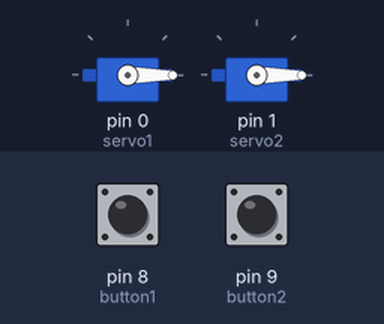
Bench run of a sketch on a simulated Arduino Uno, built with avr-gcc and run on an emulated ATmega328P. On the bench: 2 × servo. The test bench sets the inputs (shaded band); at power-on: pin 8 (button1) HIGH, pin 9 (button2) HIGH.

Above: at 1.2 s.
1.3 s: pin 8 (button1) pulled LOW for 0.15 s
At 1.37 s:
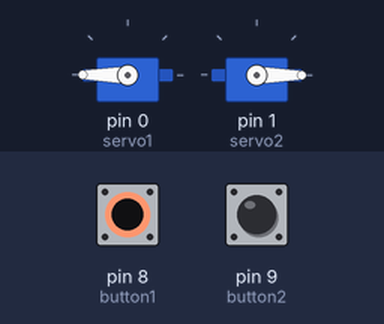
2.9 s: pin 9 (button2) pulled LOW for 0.15 s
At 2.97 s:
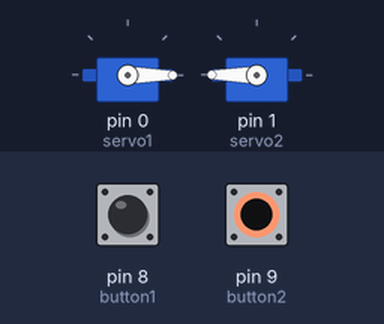
4.5 s: pin 9 (button2) pulled LOW for 3.2 s
At 8.9 s:
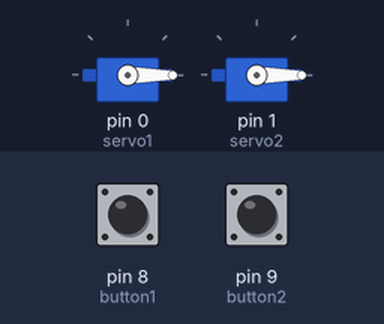
9.2 s: pin 8 (button1) pulled LOW for 3.2 s
At 10.0 s:
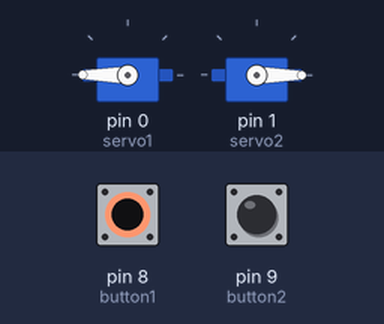
13.9 s: pin 8 (button1) driven LOW and pin 9 (button2) driven LOW
At 14.8 s:
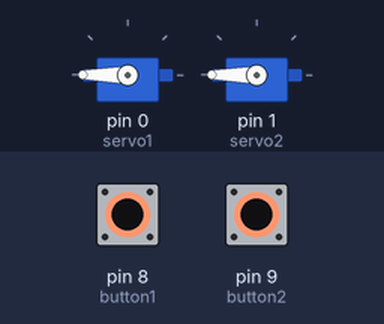
Timing chart, 0 to 16.4 s (numbered marks = the images above; inputs shaded):
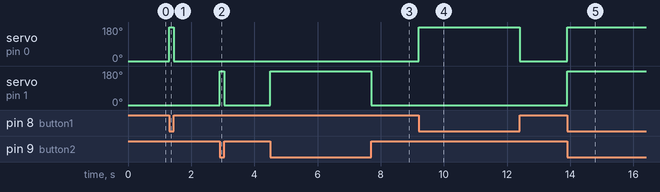

The sketch:

servo.ino
```cpp
/**
 * @author Jiajer Ho (jh10422)
 * ROV Servo Claw 3.0 for 45C CAMS ROV 2018
*/

#include <Servo.h>
int button1 = 8;
int button2 = 9;
int press1 = 0;
int press2 = 0;
Servo servo1;
Servo servo2;

int potpin = 0;
int val;
void setup()
{
 pinMode(button1, INPUT);
 servo1.attach(0);
 servo2.attach(1);
 digitalWrite(4, HIGH);
}

void loop()
{
press1 = digitalRead(button1);
 if (press1 == LOW)
 {
   servo1.write(180);
 }
 else {
   servo1.write(0);
 }
press2 = digitalRead(button2);
 if (press2 == LOW)
 {
   servo2.write(180);
 }
 else {
   servo2.write(0);
 }
}
```

Measured:
- after the input at 1.3 s, servo on pin 0 (servo1): 0° → 180° at once, → 0° 0.15 s later
- after the input at 2.9 s, servo on pin 1 (servo2): 0° → 180° at once, → 0° 0.15 s later
- after the input at 4.5 s, servo on pin 1 (servo2): 0° → 180° at once, → 0° 3.2 s later
- after the input at 9.2 s, servo on pin 0 (servo1): 0° → 180° at once, → 0° 3.2 s later
- after the input at 13.9 s, servo on pin 0 (servo1), servo on pin 1 (servo2): 0° → 180° at once
